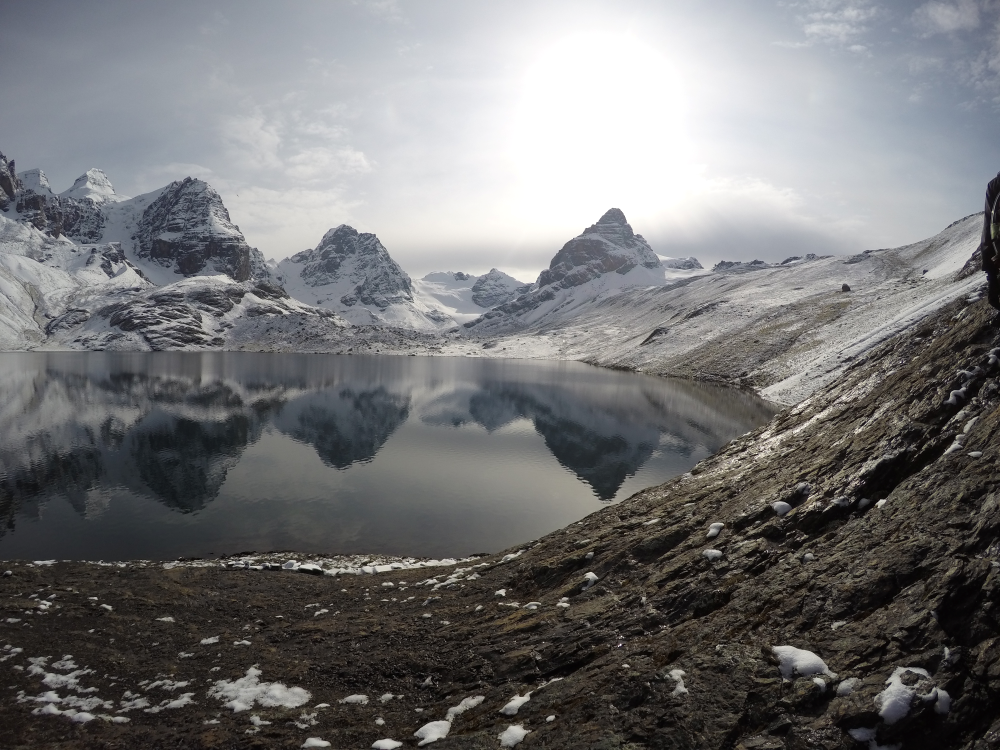
#> input picture Resources/snow_in_Bolivia.png, 1000 x 750 px
$ python chap3_resize_crop.py
#> lines starting #> are read from the running program, lines starting #| are printed output that depends on the picture
import cv2

# the convention of x and y axes in opencv:

"""
(0,0) -----------> X
      |
      |
      |
      v
      Y
 """

# ******************** Resizing the image ********************

# in order to resize an image we need to know the current size of the image

# import an image
img = cv2.imread("Resources/snow_in_Bolivia.png")
#> img is the input picture: shape (750, 1000, 3); mean B, G, R 117.1, 116.2, 116.2

# print the size of the image: (height, width, number of channels - BGR=3)
print(img.shape)
#| (750, 1000, 3)

# arguments of the functions resize - 1) the image, 2) (width, height)
# we can decrease the number of pixels
imgResizeS = cv2.resize(img, (500, 350))
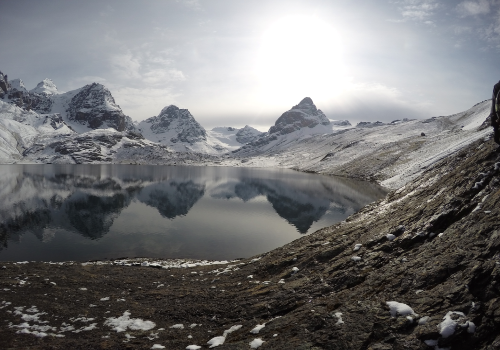
#> imgResizeS: shape (350, 500, 3); mean B, G, R 117, 116.1, 116.1
print(imgResizeS.shape)
#| (350, 500, 3)

# we can also increase the number of pixels, but it will not increase the quality
imgResizeL = cv2.resize(img, (1500, 1100))
print(imgResizeL.shape)
#| (1100, 1500, 3)

cv2.imshow("image", img)
cv2.imshow("Resized image - decreased number of pixels", imgResizeS)
cv2.imshow("Resized image - increased number of pixels", imgResizeL)

cv2.waitKey(0)
cv2.destroyAllWindows()


# ******************** Cropping the image ********************

# in order to crop the image, we can use the matrix functionality, since the image is an array of pixels
# [height, width]
imgCropped = img[0:200, 300:500]
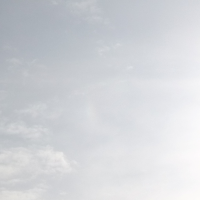
#> imgCropped: shape (200, 200, 3); mean B, G, R 216.9, 212.6, 210.3

cv2.imshow("Cropped image", imgCropped)
cv2.waitKey(0)

$ run again, with Resources/Engineer.png copied over Resources/snow_in_Bolivia.png
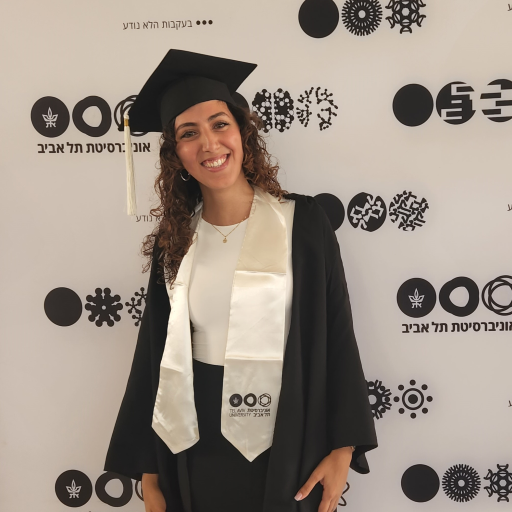
#> input picture Resources/Engineer.png, 512 x 512 px
#> img is the input picture: shape (512, 512, 3); mean B, G, R 134.2, 145, 157.1
#| (512, 512, 3)
#| (350, 500, 3)
#> `imgResizeL = cv2.resize(img, (1500, 1100))`:
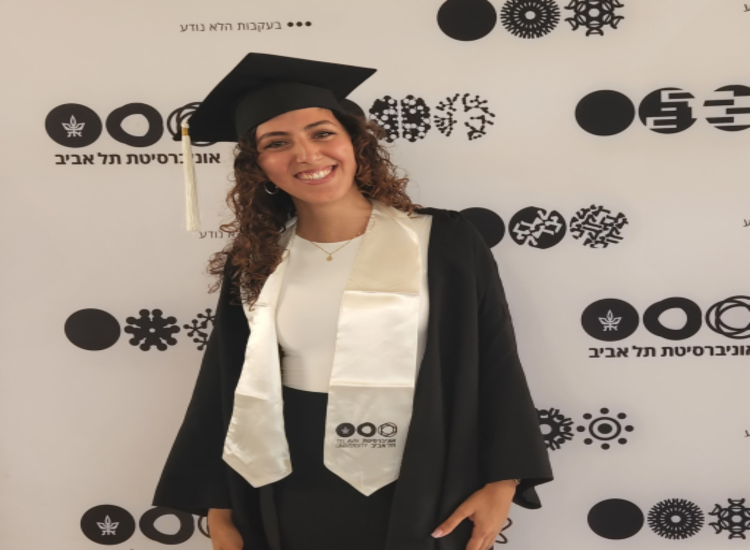
#> imgResizeL: shape (1100, 1500, 3) (shown at 1/2 size); mean B, G, R 134.1, 144.9, 157
#| (1100, 1500, 3)
#> `imgCropped = img[0:200, 300:500]`:
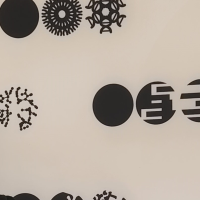
#> imgCropped: shape (200, 200, 3); mean B, G, R 159.8, 170.9, 181.8

$ run again, with Resources/Peru_lake.png copied over Resources/snow_in_Bolivia.png
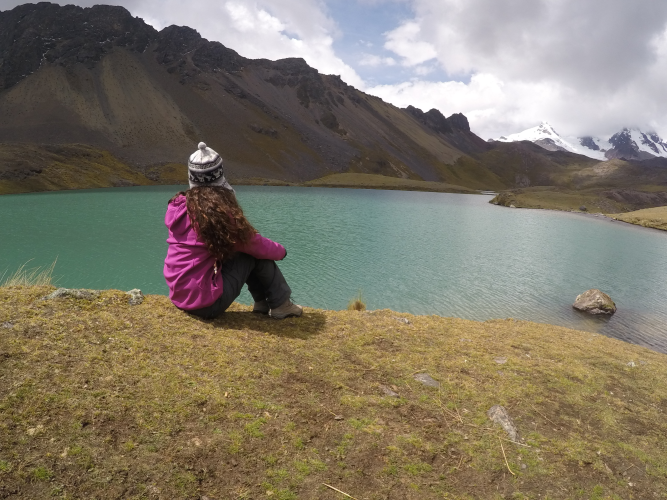
#> input picture Resources/Peru_lake.png, 667 x 500 px
#> img is the input picture: shape (500, 667, 3); mean B, G, R 104.2, 120.3, 128
#| (500, 667, 3)
#> `imgResizeS = cv2.resize(img, (500, 350))`:
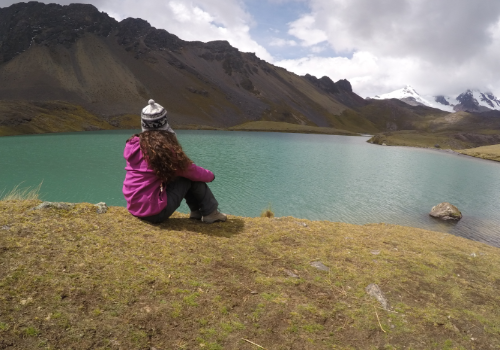
#> imgResizeS: shape (350, 500, 3); mean B, G, R 104.1, 120.2, 127.9
#| (350, 500, 3)
#| (1100, 1500, 3)
#> `imgCropped = img[0:200, 300:500]`:
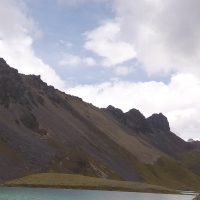
#> imgCropped: shape (200, 200, 3); mean B, G, R 150.3, 145.7, 147.8
